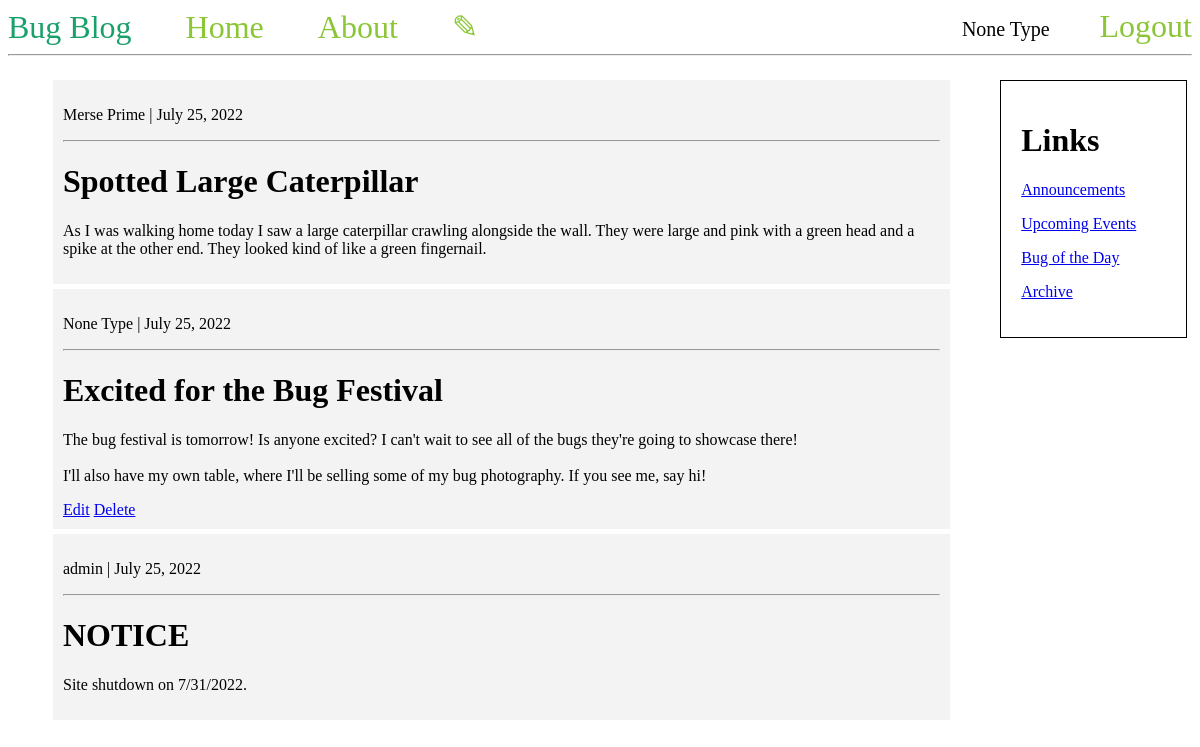
The page / (signed in) on the database its author committed.
### tables this page shows
CREATE TABLE posts (
    id INTEGER PRIMARY KEY AUTOINCREMENT,
    created TIMESTAMP NOT NULL DEFAULT CURRENT_TIMESTAMP,
    username TEXT NOT NULL,
    title TEXT NOT NULL,
    content TEXT NOT NULL,
    FOREIGN KEY (username) REFERENCES users(username)
);

### app.py (the view)
@app.route("/")
def home():
    posts = db.select('SELECT * FROM posts', (), False)
    return render_template('home.html', posts=posts)

### database/db.py (called while the page is built)
def get_connection():
    conn = sqlite3.connect(NAME + '.db')
    try:
        conn.execute('SELECT * from posts').fetchall()
    except sqlite3.OperationalError:
        initialize()
    conn.row_factory = sqlite3.Row
    return conn

def select(query, args, one):
    conn = get_connection()
    if one:
        result = conn.execute(query, args).fetchone()
    else:
        result = conn.execute(query, args).fetchall()
    conn.close()
    return result

### templates/home.html (shortened to what this page needs)
{% extends 'base.html' %}
{% block content %}
    {% for post in posts[::-1] %}
    <div class="post">
        <p>{{ post['username'] }} | {{ post['created'] }}</p>
        <hr>
        <h1>{{ post['title'] }}</h1>
        <p style="white-space: pre-line;">{{ post['content'] }}</p>
        {% if post['username'] == session.get('username') %}
            <a href="{{ url_for('edit', post_id=post['id']) }}">Edit</a>
            <a href="{{ url_for('delete', post_id=post['id']) }}"
            onclick="return confirm('Are you sure you want to delete this post?')">Delete</a>
        {% endif %}
    </div>
    {% endfor %}
{% endblock %}

### templates/base.html (shortened to what this page needs)
<!DOCTYPE html>
<html lang="en">
<head>
</head>
<body>
    <nav>
        <d style="color: #1aa06a; font-size: 2em;">Bug Blog</d>
        <a href="{{ url_for('home') }}">Home</a>
        <a href="{{ url_for('about') }}">About</a>
        {% if session.get('username') is none %}
            <li><a href="{{ url_for('register') }}">Register</a></li>
            <li><a href="{{ url_for('login') }}">Login</a></li>
        {% else %}
            <a href="{{ url_for('new') }}">✎</a>
            <li><a href="{{ url_for('logout') }}">Logout</a></li>
            <li style="margin-top: 10px; font-size: 20px">{{ session.get('username') }}</li>
        {% endif %}
    </nav>
    <hr>
    <div style="width:auto;">
      <div style="width:80%; float:left;">
          <ul>
              {% block content %} {% endblock %}
          </ul>
      </div>
      <div style="width:20%; float:right;">
          <ul>
              <div class="sidebar">
                  <h1>Links</h1>
                  <p><a href="#">Announcements</a></p>
                  <p><a href="#">Upcoming Events</a></p>
                  <p><a href="#">Bug of the Day</a></p>
                  <p><a href="#">Archive</a></p>
              </div>
          </ul>
      </div>
    </div>
</body>
</html>

### templates/base.html (style rules this page uses)
.post { padding: 10px; margin: 5px; background-color: #f3f3f3; }
nav a { color: #8bc637; font-size: 2em; margin-left: 50px; text-decoration: none; }
nav li { float: right; list-style-type: none; }
.sidebar { padding: 20px; margin: 5px; border:1px solid black; }

### rows shown on the page
posts: get "None Type", username "None Type", created "July 25, 2022", title "Excited for the Bug Festival", content "The bug festival is tomorrow! Is anyone excited? I can't wait to see all of the bugs they're going to showcase there! I'll also have my own table, where I'll be selling some of my bug photography. If you see me, say hi!"
posts: username "Merse Prime", created "July 25, 2022", title "Spotted Large Caterpillar", content "As I was walking home today I saw a large caterpillar crawling alongside the wall. They were large and pink with a green head and a spike at the other end. They looked kind of like a green fingernail."
posts: username "admin", created "July 25, 2022", title "NOTICE", content "Site shutdown on 7/31/2022."
